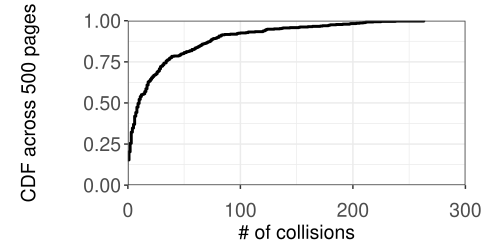

Write R code to recreate this figure.
#!/usr/bin/env Rscript
# Arguments: <path to input file> <path to output file>
library(ggplot2)
library(wesanderson)

args <- commandArgs(trailingOnly=TRUE)
output <- args[2]

data <- read.csv(args[1], header=TRUE, sep=",")

# data2 <- read.csv(args[2], header=TRUE, sep=",")

# data$network <- factor(data$network, levels = rev(levels(data$network)))
# data$network <- factor(data$network, levels=c("1day","30min","1min"))
# breaks <- c("Wired, all cores","4G, all cores", "4G, 4 cores disabled")
# labels <- c("lecpu","3g","4g","infinite","cpu-1")
# colnames(data)
# data$category <- factor(data$fraction)
# data$network <- factor(data$network, level=c("Run2","Run0","Run1"))
# data$network <- factor(data$network, level=c("Script","Image","Document","Stylesheet", "Font"))
# data$network <- factor(data$network, levels=c('IA', 'Querystrip', 'Fuzzy'))
pdf(output, height=2.5, width=5.0)
ggplot(data, aes(x=plt)) +
	stat_ecdf(pad = FALSE,size=1) +
	# geom_ribbon(aes(ymin=plt, ymax=1)) + 
	#geom_line()+
	xlab("# of collisions") +
	# xlab("(Main image bytes)/(Total image bytes)") +
	#ylab("CDF across Alexa news sites") +
	ylab(expression(atop("CDF across 500 pages", paste("")))) + 
	guides(fill=guide_legend(title="Config")) +
	coord_cartesian(ylim=c(0, 1),xlim=c(0,300)) +
	scale_x_continuous(expand=c(0, 0)) +
	 scale_y_continuous(expand=c(0, 0)) + 
	 # scale_color_brewer(breaks=breaks, limits=breaks) + 
	 # scale_x_continuous(sec.axis = sec_axis(~.*1000000, name = "Unique Invocation Count")) + 
	# scale_linetype_manual(values=c("dotted","solid","longdash")) + 
	theme_bw() +
	# scale_linetype_manual(values = c("solid","dash","longdash")) + 
	# guides(fill = guide_legend(nrow = 1))+
	# guides(colour=guide_legend(nrow=2, byrow=TRUE), linetype=guide_legend(nrow=2, byrow=TRUE), direction="vertical") +
	theme(
		legend.title=element_blank(),
		legend.background=element_rect(color="darkgray", fill="white", linetype="solid", size=0.3),
		legend.key=element_blank(),
		legend.key.height=unit(12, "points"),
		legend.key.width=unit(30, "points"),
		legend.position=c(0.39, 0.76),
		# legend.position="top",
		legend.margin=margin(c(1,3,3,3)),
		axis.title=element_text(size=14),
		axis.text=element_text(size=14),
		legend.text=element_text(size=14),
		axis.title.y=element_text(margin=margin(0, 10, 0, 0)),
		# axis.text.x=element_text(margin=margin(10, 0, 0, 0),angle=45),
		axis.text.x=element_text(margin=margin(10, 0, 0, 0)),
		plot.margin=unit(c(15,25,5,15),"points"))
		


.junk <- dev.off()

# lines(ecdf(data2$plt))
#for the js to computation ratio, the input file used was js_fraction_cold.csv
